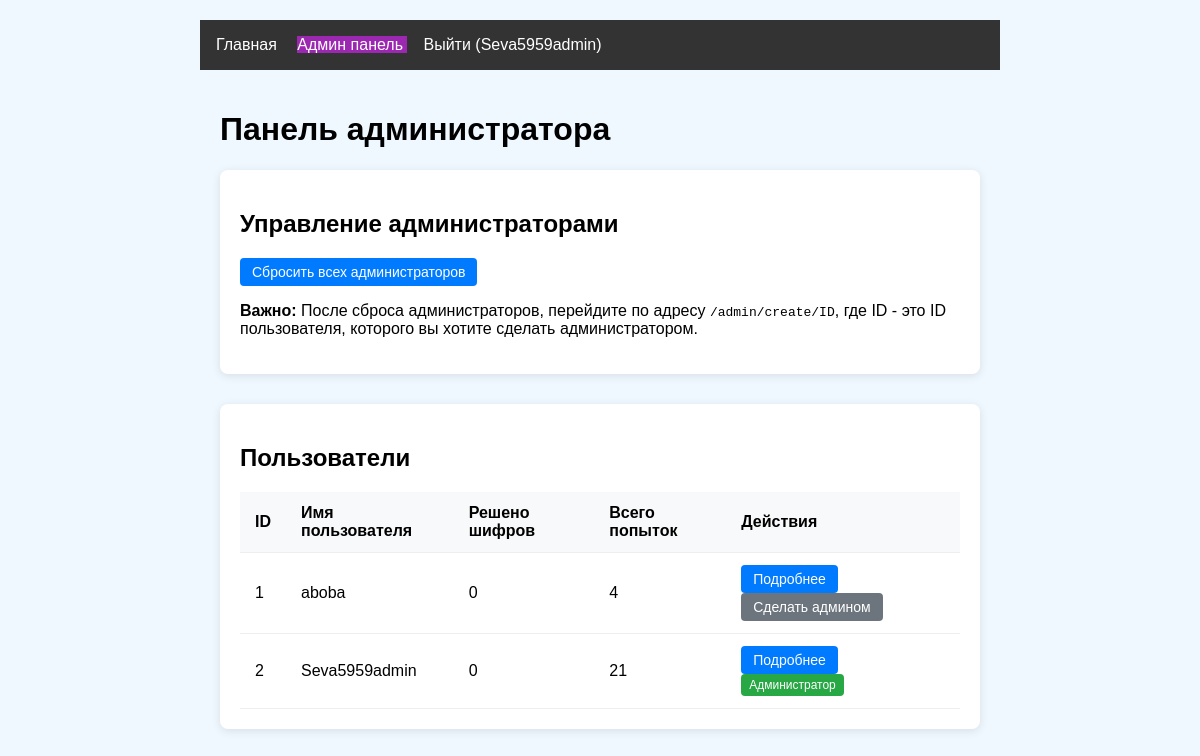
Page /admin/dashboard (signed in) on the committed database.
### models.py (models this page shows, shortened)
class User(UserMixin, db.Model):
    id = db.Column(db.Integer, primary_key=True)
    username = db.Column(db.String(64), unique=True)
    password_hash = db.Column(db.String(128))
    is_admin = db.Column(db.Boolean, default=False)

### app.py (the view)
@app.route('/admin/dashboard')
@login_required
def admin_dashboard():
    if not current_user.is_admin:
        abort(403)  # Запрет, если пользователь не админ
    users = User.query.all()
    return render_template('admin/dashboard.html', users=users)

### app.py (called while the page is built)
@login_manager.user_loader
def load_user(user_id):
    return User.query.get(int(user_id))

### templates/admin/dashboard.html (shortened to what this page needs)
{% extends "base.html" %}
{% block content %}
<div class="container admin-dashboard">
    <h1>Панель администратора</h1>
    <div class="admin-section">
        <h2>Управление администраторами</h2>
        <div class="admin-controls">
            <a href="{{ url_for('reset_all_admins') }}" class="admin-btn danger-btn" onclick="return confirm('Вы уверены, что хотите сбросить всех администраторов? После этого вам нужно будет заново назначить администратора.')">
                Сбросить всех администраторов
            </a>
            <p class="admin-note">
                <strong>Важно:</strong> После сброса администраторов, перейдите по адресу <code>/admin/create/ID</code>, где ID - это ID пользователя, которого вы хотите сделать администратором.
            </p>
        </div>
    </div>
    <div class="admin-section">
        <h2>Пользователи</h2>
        <table class="admin-table">
            <thead>
                <tr>
                    <th>ID</th>
                    <th>Имя пользователя</th>
                    <th>Решено шифров</th>
                    <th>Всего попыток</th>
                    <th>Действия</th>
                </tr>
            </thead>
            <tbody>
                {% for user in users %}
                <tr>
                    <td>{{ user.id }}</td>
                    <td>{{ user.username }}</td>
                    <td>{{ user.progress|selectattr('solved', 'eq', true)|list|length }}</td>
                    <td>{{ user.attempts|length }}</td>
                    <td>
                        <a href="{{ url_for('user_details', user_id=user.id) }}" class="admin-btn">Подробнее</a>
                        {% if not user.is_admin %}
                        <a href="{{ url_for('make_admin', user_id=user.id) }}" class="admin-btn admin-make-admin">Сделать админом</a>
                        {% else %}
                        <span class="admin-badge">Администратор</span>
                        {% endif %}
                    </td>
                </tr>
                {% endfor %}
            </tbody>
        </table>
    </div>
</div>
{% endblock %}

### templates/base.html (shortened to what this page needs)
<!DOCTYPE html>
<html lang="ru">
<head>
    <link rel="stylesheet" href="{{ url_for('static', filename='css/style.css') }}">
</head>
<body>
    <header>
        <nav>
            {% if current_user.is_authenticated %}
                <a href="{{ url_for('main_index') }}" class="nav-link">Главная</a>
                <a href="{{ url_for('admin_dashboard') }}" class="nav-link {{ 'admin-link' if current_user.is_admin else 'disabled-link' }}">
                    Админ панель
                </a>
                <a href="{{ url_for('logout') }}" class="nav-link">Выйти ({{ current_user.username }})</a>
            {% else %}
                <a href="{{ url_for('login') }}" class="nav-link">Войти</a>
                <a href="{{ url_for('register') }}" class="nav-link">Регистрация</a>
            {% endif %}
        </nav>
    </header>
    <main>
        {% block content %}{% endblock %}
    </main>
</body>
</html>

### static/css/style.css (style rules this page uses)
body { font-family: Arial, sans-serif; max-width: 800px; margin: 0 auto; padding: 20px; background: #f0f8ff; }
nav { background: #333; padding: 1rem; }
nav a { color: white; margin-right: 1rem; text-decoration: none; }
.admin-dashboard { max-width: 1200px; margin: 0 auto; padding: 20px; }
.admin-section { background: #fff; border-radius: 8px; padding: 20px; margin-bottom: 30px; box-shadow: 0 2px 10px rgba(0, 0, 0, 0.1); }
.admin-table { width: 100%; border-collapse: collapse; margin-top: 15px; }
.admin-table th, .admin-table td { padding: 12px 15px; text-align: left; border-bottom: 1px solid #eee; }
.admin-table th { background-color: #f8f9fa; font-weight: 600; }
.admin-btn { display: inline-block; padding: 6px 12px; background-color: #007bff; color: #fff; border-radius: 4px; text-decoration: none; margin-right: 5px; font-size: 14px; }
.admin-make-admin { background-color: #6c757d; }
.admin-badge { display: inline-block; padding: 4px 8px; background-color: #28a745; color: #fff; border-radius: 4px; font-size: 12px; }
.admin-link { background-color: #9c27b0; color: white !important; }

### rows in the picture
User: username "Seva5959admin", id "2", progress|selectattr "0", attempts|length "21", is_admin "Администратор"
User: id "1", username "aboba", progress|selectattr "0", attempts|length "4"
